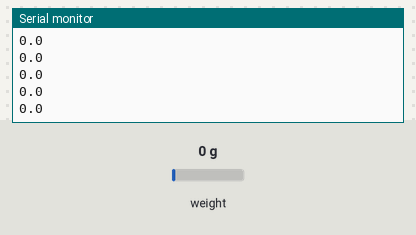
Simulated run of this sketch. Board: Arduino Uno, built with avr-gcc and run on an emulated ATmega328P. On the bench: the last lines printed to the serial monitor. The test bench sets the inputs (shaded band); at power-on: weight on the scale 0 g.

Above: at 2.2 s.
2.3 s: weight on the scale set to 100 g
At 2.46 s:
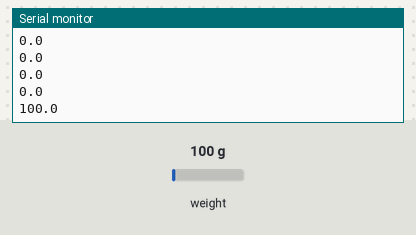
3.8 s: weight on the scale set to 1250 g
At 3.86 s:
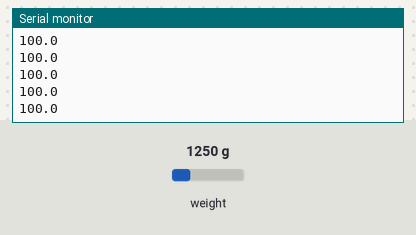
Timing chart, 0 to 6.8 s (numbered marks = the images above; inputs shaded):
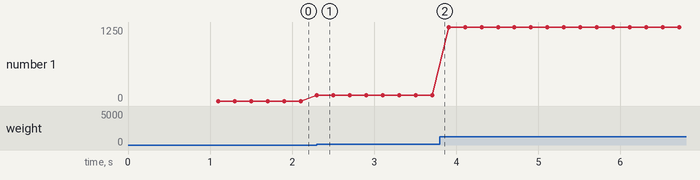

Measured:
- after the input at 2.3 s, the serial monitor: prints a new line at once (image 1)
- plotted number 1: 0 → 100 after the input at 2.3 s, 100 → 1250 after the input at 3.8 s

The sketch:

Weight_Measurement_LoadCells.ino
```cpp
#include "HX711.h"

#define LOADCELL_DOUT_PIN  9
#define LOADCELL_SCK_PIN  8
//int ref_value = 10;
//const int ledPin = 7;

HX711 scale;

float calibration_factor = 195;

void setup() {
  Serial.begin(115200);
  scale.begin(LOADCELL_DOUT_PIN, LOADCELL_SCK_PIN);
  scale.set_scale();
  scale.tare(); //Reset the scale to 0
}

void loop() {

  scale.set_scale(calibration_factor);
  Serial.print(scale.get_units(), 1);
  Serial.println();
delay(100);
}
```
